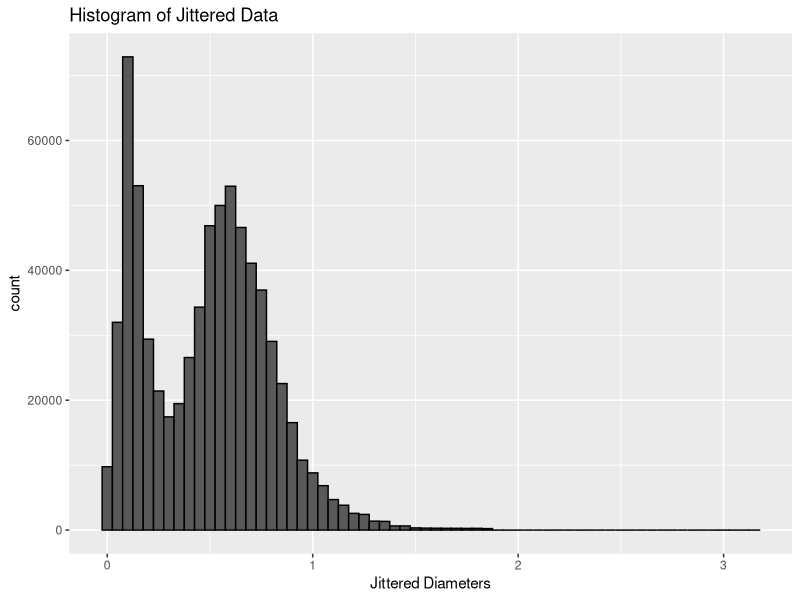
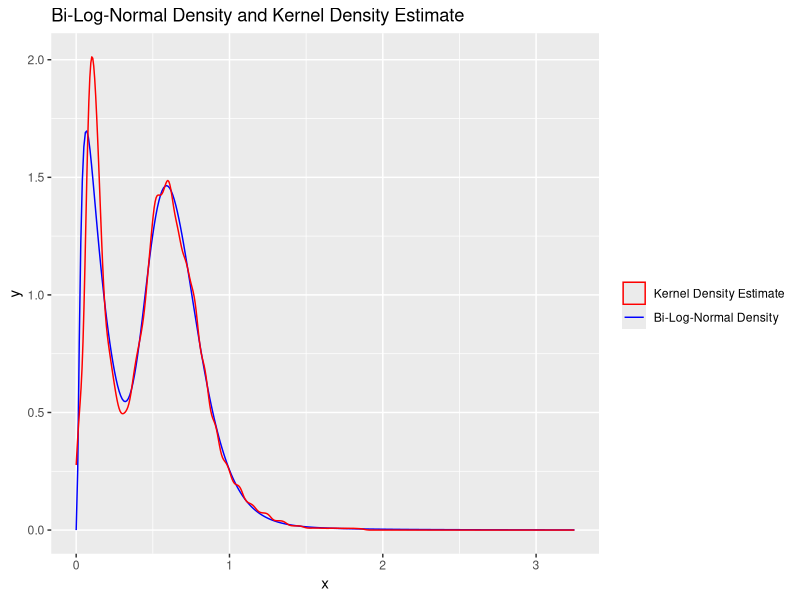
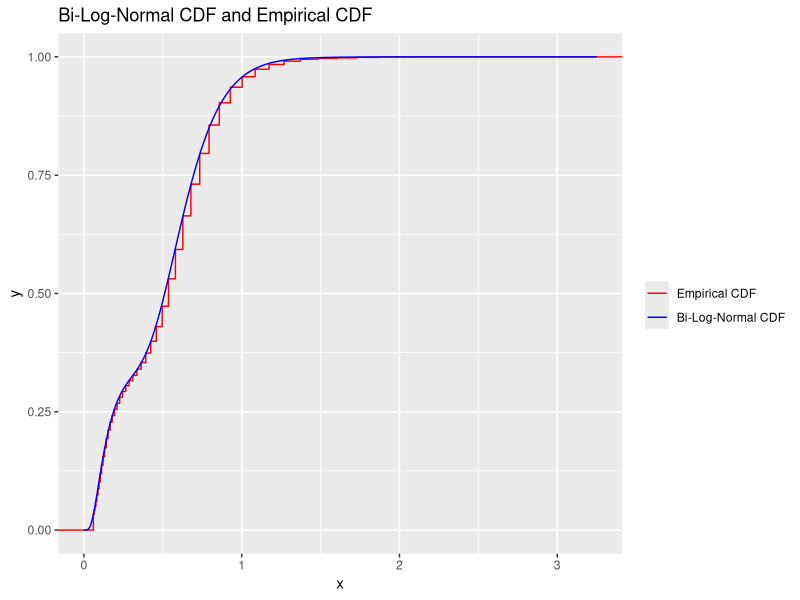

Source code (R) for these figures, in order:
## ---- chunk 1
knitr::opts_chunk$set(echo = FALSE)
## ---- chunk 2
library("ggplot2")
library("knitr")
set.seed(1) # set a seed for reproducibility
data = read.csv(file = "1_snow_particles.csv")
num_inbin = rep(0, length(data$X)) # store the number of datapoints in each bin here
num_part = data$particles.detected[1] # number of total datapoints
for (i in 1:length(data$X)) {
  num_inbin[i] = round(data$retained....[i] / 100 * num_part) #rounded number of data in the i-th bin, need to jitter the data in the next step
}
# jittering the data
n = sum(num_inbin) #cnumber of data points
counter = 0
jittered_data = rep(0, n) 
data$endpoint[52] = 3.25 # s.t. all the bins are of comparable size
for (i in 1:length(num_inbin)) {
  interval_length = data$endpoint[i] - data$startpoint[i]
  for(j in 1:num_inbin[i]) {
    jittered_data[j + counter] = data$startpoint[i] + 
      runif(1, min = 0, max = interval_length)
  }
  counter = counter + num_inbin[i]
}
ggplot(data.frame(jittered_data), aes(x = jittered_data)) + 
  geom_histogram(color="black", binwidth = 0.05) + 
  labs(title = "Histogram of Jittered Data", x = "Jittered Diameters")
## ---- chunk 3
# function to sample rom a bi-log-normal distribution
rbilnorm <- function(N, mu1, mu2, sigma1, sigma2, tau){
  ind <- I(runif(N) > tau)
  X <- rep(0,N)
  X[ind] <- rlnorm(sum(ind), mu1, sigma1)
  X[!ind] <- rlnorm(sum(!ind), mu2, sigma2)
  return(X)
}

# pdf for the bi-log-mormal distribution
dbilnorm <- function(x, mu1, mu2, sigma1, sigma2, tau){
  y <- (1-tau)*dlnorm(x, mu1, sigma1) + tau * dlnorm(x, mu2, sigma2)
  return(y)
}

# EM algorithm for the bi-log-normal model
EM = function(x, mu1, mu2, sigma1, sigma2, tau) {
  n = length(x)
  lold = 0
  lnew = 10
  while (abs(lold-lnew) > 10^-2) {
    #calculate log likelihood for convergence criteria
    lold = sum(log((1 - tau)*dlnorm(x, mean = mu1, sd = sigma1) + tau * dlnorm(x, mean = mu2, sd = sigma2)))
    p = dlnorm(x, mean = mu2, sd = sigma2) * tau / dbilnorm(x, mu1, mu2, sigma1, sigma2, tau)
    #update the parameters according to ML estimates
    tau = 1/n * sum(p)
    mu1 = sum(log(x) * (1 - p)) / sum(1 - p)
    mu2 = sum(log(x) * p) / sum(p)
    sigma1 = sqrt(sum((1 - p) * ((log(x) - mu1)^2)) / sum(1 - p))
    sigma2 = sqrt(sum(p * ((log(x) - mu2)^2)) / sum(p))
    #calculate log likelihood for convergence criteria
    lnew = sum(log((1 - tau)*dlnorm(x, mean = mu1, sd = sigma1) + tau * dlnorm(x, mean = mu2, sd = sigma2)))
  }
  return(c(mu1, mu2, sigma1, sigma2, tau))
}

# set the starting values by looking at the histogram of the jittered data
mu1 <- -3
mu2 <- -0.5
sigma1 <- 0.3
sigma2 <- 0.4
tau <- 0.7
estim = EM(jittered_data, mu1, mu2, sigma1, sigma2, tau)
#plot the kernel density estimator and bi-log-normal density
grid = seq(from = 0, to = 3.25, by = 0.01)
pdf_est = dbilnorm(grid, estim[1], estim[2], estim[3], estim[4], estim[5])
ggplot() + 
  geom_line(aes(x = grid, y = pdf_est, color = "Bi-Log-Normal Density")) + 
  geom_density(aes(x = jittered_data, color = "Kernel Density Estimate"),
               kernel = "gaussian") + 
  labs(title = "Bi-Log-Normal Density and Kernel Density Estimate", x = "x", y = "y") + 
  scale_color_manual(name = "",
                     breaks=c('Kernel Density Estimate', 'Bi-Log-Normal Density'),
                     values=c('Kernel Density Estimate'='red',
                              'Bi-Log-Normal Density'='blue'))
## ---- chunk 4
# function calculating the cdf of a bilognornal distribution<
cdfbilognorm = function(x, mu1, mu2, sigma1, sigma2, tau) {
  y <- (1 - tau) * plnorm(x, mu1, sigma1) + tau * plnorm(x, mu2, sigma2)
  return(y)
}

# function calculating the negative log likelihood of the binned data (which we want to minimize)
negloglikelihood = function(par, data, num_inbin) {
  logli = 0 # start at 0 and sum op at each datapoint
  mu1 = par[1]
  mu2 = par[2]
  sigma1 = par[3]
  sigma2 = par[4]
  tau = par[5]
  for (i in 1:length(data$X)) {
    logli = logli + (num_inbin[i]) * log((cdfbilognorm(data$endpoint[i], mu1, mu2, sigma1, sigma2, tau) - 
                       cdfbilognorm(data$startpoint[i], mu1, mu2, sigma1, sigma2, tau)))
  }
  return(-logli) #return the negative log likelihood
}

out = optim(par = estim, fn = negloglikelihood, method = "Nelder-Mead", data = data,
            num_inbin = num_inbin)
estim_opt = as.numeric(unlist(out[1]))
mu1_opt = estim_opt[1]
mu2_opt = estim_opt[2]
sigma1_opt = estim_opt[3]
sigma2_opt = estim_opt[4]
tau_opt = estim_opt[5]
## ---- chunk 5
df_table = data.frame(
  Name = c("$\\mu_1$", "$\\mu_2$", "$\\sigma_1$", "$\\sigma_2$", "$\\tau$"),
  Value = estim_opt
)
kable(df_table, caption = "Parameter estimates obtained by optimizing the binned log likelihood using the results of the EM algorithm on the jittered data as starting point.", digits = 3)
## ---- chunk 6
# The calculations can be found in the seperate script "bootstrap_script.R"
## ---- chunk 7
# calculate empirical cdf
counter = 0
ecdf_data = rep(0, n)
for (i in 1:length(num_inbin)) {
  for(j in 1:num_inbin[i]) {
    if (num_inbin[i] == 0) {
      next
    }
    ecdf_data[j + counter] = data$endpoint[i]
  }
  counter = counter + num_inbin[i]
}
# calculate parametrized cdf
ecdf_param = cdfbilognorm(grid, mu1_opt, mu2_opt, sigma1_opt, sigma2_opt, tau_opt)
# plot empirical cdf and parametrized cdf
ggplot() + 
  stat_ecdf(aes(x = ecdf_data, color = "Empirical CDF")) + 
  geom_line(aes(x = grid, y = ecdf_param, color = "Bi-Log-Normal CDF")) + 
  scale_color_manual(name = "",
                     breaks=c('Empirical CDF', 'Bi-Log-Normal CDF'),
                     values=c('Empirical CDF'='red', 'Bi-Log-Normal CDF'='blue')) + 
  labs(x = "x", y = "y", title = "Bi-Log-Normal CDF and Empirical CDF")
